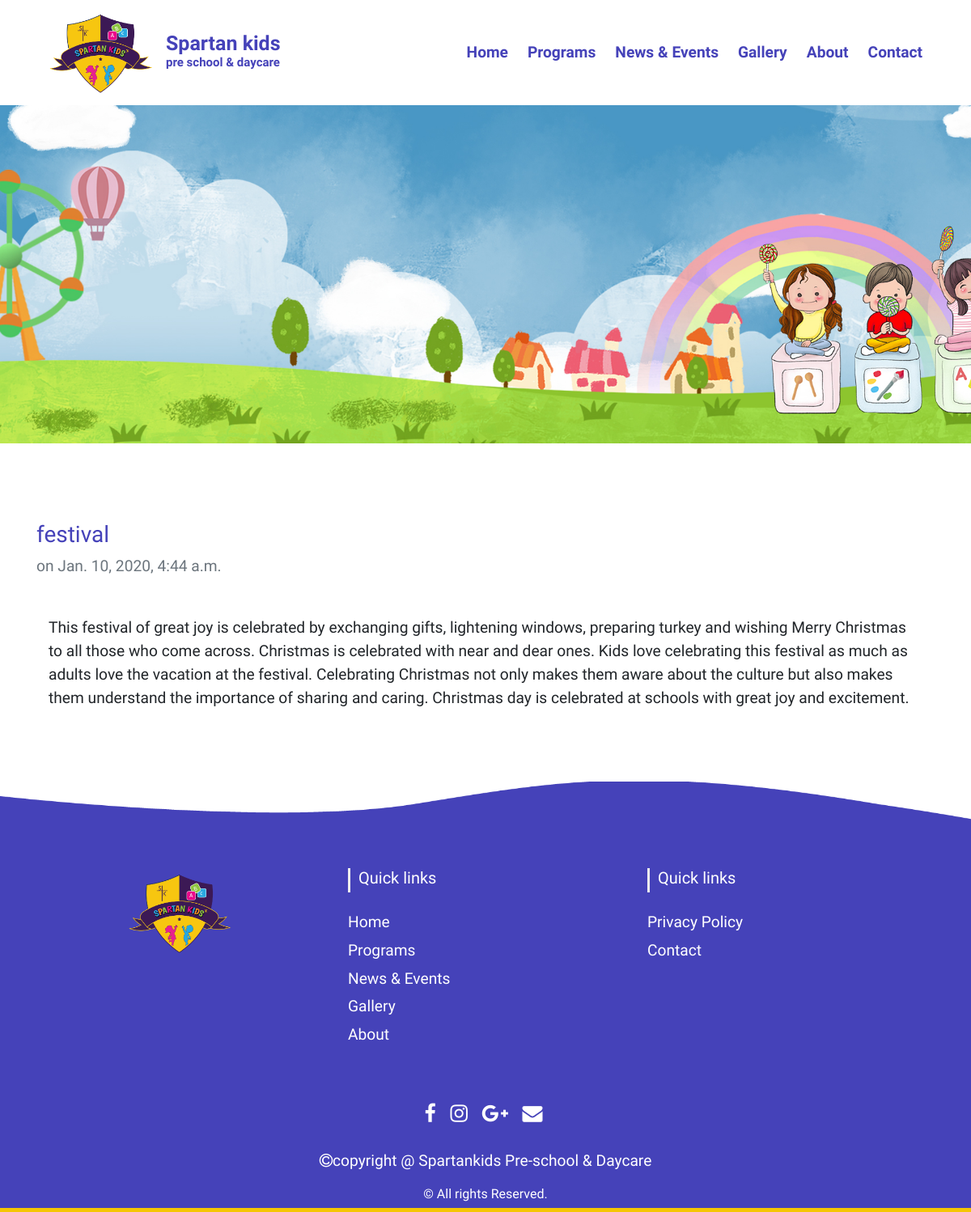
/news/asda-asd, run on the app's committed database.
### news/models.py (models this page shows, shortened)
class News(models.Model):
    title = models.CharField(max_length=500)
    slug = models.SlugField(max_length=500, unique=True)
    description = models.TextField()
    timestamp = models.DateTimeField(auto_now=True, auto_now_add=False)
    class Meta:
        ordering = ['-timestamp']

### news/views.py (the view)
# urls.py: path('<slug>', views.detail_view),
def detail_view(request, slug):
    context = {}
    context["data"] = News.objects.get(slug = slug)
    return render(request, "pages/newsdetail.html", context)

### templates/pages/newsdetail.html
{% extends 'base.html' %}
{% block content %}
{% load static  %}
<section class="pb-4"><div class="banner-img pt-5 mt-5">
</div>
<div class="container mt-5 pt-5">
<h3><a href="/news/{{data.slug}}">{{ data.title }}</a></h3>
<span class="pb-5 text-muted"> on {{ data.timestamp }}</span>
<div class = "container py-5">
	{{ data.description|safe|linebreaks}}
</div>
</div>
</section>
{% endblock %}

### static/spartan/css/style.css (style rules this page uses)
* { margin: 0; padding: 0; }
body { font-family: 'Laila', sans-serif; font-size: larger; }
a { color: #4542b9; }
h1, h2, h3, h4, h5, h6, .h1, .h2, .h3, .h4, .h5, .h6 { font-family: 'Bubblegum Sans', cursive; }
.banner-img { height: 500px; width: 100%; background: url("/static/spartan/img/banner.jpg"); background-size: cover; background-repeat: no-repeat; background-position: center; overflow: hidden; }

### data on the page
News: title "festival", timestamp "Jan. 10, 2020, 4:44 a.m.", description "This festival of great joy is celebrated by exchanging gifts, lightening windows, preparing turkey and wishing Merry Christmas to all those who come across. Christmas is celebrated with near and dear ones. Kids love celebrating this festival as much as adults love the vacation at the festival. Celebrating Christmas not only makes them aware about the culture but also makes them understand the importance of sharing and caring. Christmas day is celebrated at schools with great joy and excitement."
